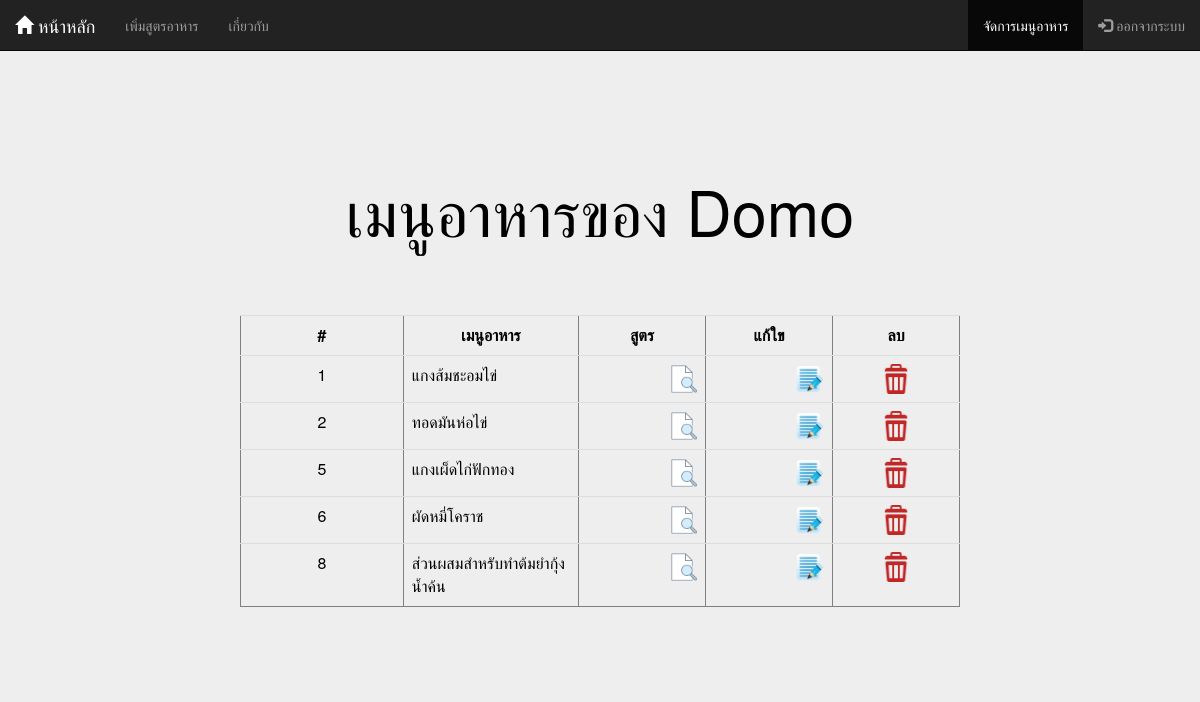
Screenshot of /DB/Member/list_Member.php (signed in) with the database file from the repository.
### tables this page shows
CREATE TABLE `food_menu` (
  `fId` int(11) NOT NULL,
  `fName` varchar(50) NOT NULL,
  `ingredient` text NOT NULL,
  `formula` text NOT NULL,
  `img` varchar(255) NOT NULL,
  `UserID` int(3) NOT NULL
);

### DB/Member/list_Member.php (the view, shortened to what this page needs)
<html>
<head>
    <link rel="stylesheet" href="https://maxcdn.bootstrapcdn.com/bootstrap/3.4.1/css/bootstrap.min.css">
    <link rel="stylesheet" href="head.css">
</head>
<body class="jumbotron">
    <nav class="navbar navbar-inverse navbar-fixed-top">
        <div class="container-fluid">
            <div class="navbar-header">
                <ul class="nav navbar-nav">
                    <li > <a class="navbar-brand" href="list.php"><span class="glyphicon glyphicon-home"></span> หน้าหลัก</a></li>
                    <li><a href="add.php">เพิ่มสูตรอาหาร</a></li>
                    <li><a href="About.php">เกี่ยวกับ</a></li>
                </ul>
            </div>
            <div class="collapse navbar-collapse" id="myNavbar">
                <ul class="nav navbar-nav navbar-right">
                    <li><li class="active"><a href="#">จัดการเมนูอาหาร</a></li></li>
                    <li><a href="logout.php"><span class="glyphicon glyphicon-log-in"></span> ออกจากระบบ </a></li>
                </ul>
            </div>
        </div>
    </nav>
    <div class="jumbotron">
        <div class="container text-center">
            <br><br> <br>
            <h1>เมนูอาหารของ <?php echo $_SESSION["Name"]; ?></h1>
            <br><br><br>
        </div>
        <div style="margin:auto;width:60%;">
            <?php
            include("connect.php");
            $userid=$_SESSION["UserID"];
            $sql = "SELECT * FROM food_menu where UserID=$userid";
            $query = $conn->query($sql);
            ?>
            <table class="table" width="600" border="1">
                <tr>
                    <th width="91">
                        <div align="center"># </div>
                    </th>
                    <th width="98">
                        <div align="center">เมนูอาหาร </div>
                    </th>
                    <th width="71">
                        <div align="center">สูตร </div>
                    </th>
                    <th width="71">
                        <div align="center">แก้ใข </div>
                    </th>
                    <th width="71">
                        <div align="center">ลบ </div>
                    </th>
                </tr>
                <?php
                while ($result = mysqli_fetch_array($query, MYSQLI_ASSOC)) {
                ?>
                    <tr>
                        <td>
                            <div align="center"><?php echo $result["fId"]; ?></div>
                        </td>
                        <td><?php echo $result["fName"]; ?></td>
                        <td align="right"><a href="detail.php?fId=<?php echo $result["fId"]; ?>"><img src="../img/view.png" width="30" height="30"></a></td>
                        <td align="right"><a href="Edit.php?fId=<?php echo $result["fId"]; ?>"><img src="../img/edit.png" width="30" height="30"></a></td>
                        <td align="center"><a href="JavaScript:if(confirm('Confirm Delete?')==true)
                {window.location='Delete.php?fId=<?php echo $result["fId"]; ?>';}"><img src="../img/del.png" width="30" height="30"></a></td>
                    </tr>
                <?php
                }
                ?>
        </div>
    </div>
</body>
</html>

### DB/head.css (style rules this page uses)
.navbar { margin-bottom: 0; border-radius: 0; }

### rows the page displays
food_menu: fId "1", fName "แกงส้มชะอมไข่"
food_menu: fId "2", fName "ทอดมันห่อไข่"
food_menu: fId "5", fName "แกงเผ็ดไก่ฟักทอง"
food_menu: fId "6", fName "ผัดหมี่โคราช"
food_menu: fId "8", fName "ส่วนผสมสำหรับทำต้มยำกุ้งน้ำค้น"

### other values shown
$_SESSION["Name"] "Domo"
